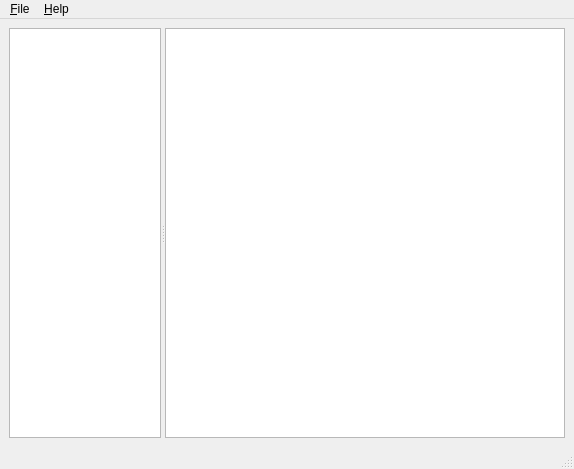
<ui version="4.0" >
 <class>MainWindow</class>
 <widget class="QMainWindow" name="MainWindow" >
  <property name="geometry" >
   <rect>
    <x>0</x>
    <y>0</y>
    <width>574</width>
    <height>469</height>
   </rect>
  </property>
  <property name="windowTitle" >
   <string>Agrajag Level Editor</string>
  </property>
  <widget class="QWidget" name="centralwidget" >
   <layout class="QGridLayout" >
    <item row="0" column="0" >
     <widget class="QSplitter" name="splitter" >
      <property name="orientation" >
       <enum>Qt::Horizontal</enum>
      </property>
      <widget class="TileList" name="tileList" >
       <property name="minimumSize" >
        <size>
         <width>150</width>
         <height>0</height>
        </size>
       </property>
       <property name="acceptDrops" >
        <bool>true</bool>
       </property>
       <property name="dragEnabled" >
        <bool>true</bool>
       </property>
       <property name="iconSize" >
        <size>
         <width>60</width>
         <height>60</height>
        </size>
       </property>
       <property name="resizeMode" >
        <enum>QListView::Adjust</enum>
       </property>
       <property name="spacing" >
        <number>10</number>
       </property>
       <property name="viewMode" >
        <enum>QListView::IconMode</enum>
       </property>
      </widget>
      <widget class="LevelView" name="levelView" >
       <property name="minimumSize" >
        <size>
         <width>400</width>
         <height>400</height>
        </size>
       </property>
      </widget>
     </widget>
    </item>
   </layout>
  </widget>
  <widget class="QMenuBar" name="menubar" >
   <property name="geometry" >
    <rect>
     <x>0</x>
     <y>0</y>
     <width>574</width>
     <height>29</height>
    </rect>
   </property>
   <widget class="QMenu" name="menuFile" >
    <property name="title" >
     <string>&amp;File</string>
    </property>
    <addaction name="actionNew_level" />
    <addaction name="actionLoad_tiles" />
    <addaction name="separator" />
    <addaction name="actionSave_image" />
    <addaction name="actionSave_XML" />
    <addaction name="separator" />
    <addaction name="actionExit" />
   </widget>
   <widget class="QMenu" name="menuHelp" >
    <property name="title" >
     <string>&amp;Help</string>
    </property>
    <addaction name="actionAbout_Qt" />
   </widget>
   <addaction name="menuFile" />
   <addaction name="menuHelp" />
  </widget>
  <widget class="QStatusBar" name="statusbar" />
  <action name="actionExit" >
   <property name="text" >
    <string>E&amp;xit</string>
   </property>
  </action>
  <action name="actionLoad_tiles" >
   <property name="text" >
    <string>&amp;Load tiles...</string>
   </property>
  </action>
  <action name="actionAbout_Qt" >
   <property name="text" >
    <string>About &amp;Qt</string>
   </property>
  </action>
  <action name="actionSave_image" >
   <property name="text" >
    <string>Save &amp;image</string>
   </property>
  </action>
  <action name="actionNew_level" >
   <property name="text" >
    <string>&amp;New level...</string>
   </property>
  </action>
  <action name="actionSave_XML" >
   <property name="text" >
    <string>&amp;Save XML</string>
   </property>
  </action>
 </widget>
 <customwidgets>
  <customwidget>
   <class>TileList</class>
   <extends>QListWidget</extends>
   <header>tilelist.h</header>
  </customwidget>
  <customwidget>
   <class>LevelView</class>
   <extends>QGraphicsView</extends>
   <header>levelview.h</header>
  </customwidget>
 </customwidgets>
 <resources/>
 <connections>
  <connection>
   <sender>actionExit</sender>
   <signal>triggered()</signal>
   <receiver>MainWindow</receiver>
   <slot>close()</slot>
   <hints>
    <hint type="sourcelabel" >
     <x>-1</x>
     <y>-1</y>
    </hint>
    <hint type="destinationlabel" >
     <x>286</x>
     <y>234</y>
    </hint>
   </hints>
  </connection>
 </connections>
</ui>
